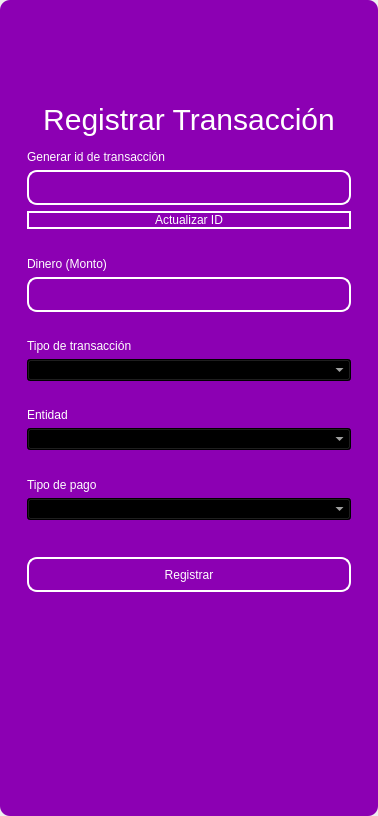
<?xml version="1.0" encoding="UTF-8"?>
<ui version="4.0">
 <class>MainWindow</class>
 <widget class="QMainWindow" name="MainWindow">
  <property name="geometry">
   <rect>
    <x>0</x>
    <y>0</y>
    <width>378</width>
    <height>816</height>
   </rect>
  </property>
  <property name="windowTitle">
   <string>MainWindow</string>
  </property>
  <property name="styleSheet">
   <string notr="true"/>
  </property>
  <widget class="QWidget" name="centralwidget">
   <property name="styleSheet">
    <string notr="true"/>
   </property>
   <layout class="QVBoxLayout" name="verticalLayout">
    <property name="spacing">
     <number>0</number>
    </property>
    <property name="leftMargin">
     <number>0</number>
    </property>
    <property name="topMargin">
     <number>0</number>
    </property>
    <property name="rightMargin">
     <number>0</number>
    </property>
    <property name="bottomMargin">
     <number>0</number>
    </property>
    <item>
     <widget class="QFrame" name="frame">
      <property name="enabled">
       <bool>true</bool>
      </property>
      <property name="styleSheet">
       <string notr="true">QFrame {
	border-radius:10px;
	background-color: rgb(140, 0, 179);
 }
</string>
      </property>
      <property name="frameShape">
       <enum>QFrame::StyledPanel</enum>
      </property>
      <property name="frameShadow">
       <enum>QFrame::Raised</enum>
      </property>
      <layout class="QVBoxLayout" name="verticalLayout_2">
       <item>
        <widget class="QFrame" name="frame_superior">
         <property name="minimumSize">
          <size>
           <width>0</width>
           <height>40</height>
          </size>
         </property>
         <property name="maximumSize">
          <size>
           <width>16777215</width>
           <height>40</height>
          </size>
         </property>
         <property name="styleSheet">
          <string notr="true">QPushButton{
border-radius:18px;
}

QPushButton:hover{
	background-color: rgb(0, 0, 0);
}
</string>
         </property>
         <property name="frameShape">
          <enum>QFrame::StyledPanel</enum>
         </property>
         <property name="frameShadow">
          <enum>QFrame::Raised</enum>
         </property>
         <layout class="QHBoxLayout" name="horizontalLayout_3">
          <property name="spacing">
           <number>4</number>
          </property>
          <property name="leftMargin">
           <number>0</number>
          </property>
          <property name="topMargin">
           <number>0</number>
          </property>
          <property name="rightMargin">
           <number>0</number>
          </property>
          <property name="bottomMargin">
           <number>0</number>
          </property>
          <item>
           <widget class="QPushButton" name="btn_icon">
            <property name="text">
             <string/>
            </property>
            <property name="iconSize">
             <size>
              <width>40</width>
              <height>40</height>
             </size>
            </property>
           </widget>
          </item>
          <item>
           <spacer name="horizontalSpacer_2">
            <property name="orientation">
             <enum>Qt::Horizontal</enum>
            </property>
            <property name="sizeHint" stdset="0">
             <size>
              <width>443</width>
              <height>20</height>
             </size>
            </property>
           </spacer>
          </item>
          <item>
           <widget class="QPushButton" name="bt_minimizar">
            <property name="minimumSize">
             <size>
              <width>38</width>
              <height>38</height>
             </size>
            </property>
            <property name="maximumSize">
             <size>
              <width>38</width>
              <height>38</height>
             </size>
            </property>
            <property name="cursor">
             <cursorShape>PointingHandCursor</cursorShape>
            </property>
            <property name="text">
             <string/>
            </property>
            <property name="icon">
             <iconset>
              <normaloff>image/minus.svg</normaloff>image/minus.svg</iconset>
            </property>
            <property name="iconSize">
             <size>
              <width>38</width>
              <height>38</height>
             </size>
            </property>
           </widget>
          </item>
          <item>
           <widget class="QPushButton" name="bt_maximizar">
            <property name="minimumSize">
             <size>
              <width>38</width>
              <height>38</height>
             </size>
            </property>
            <property name="maximumSize">
             <size>
              <width>38</width>
              <height>38</height>
             </size>
            </property>
            <property name="cursor">
             <cursorShape>PointingHandCursor</cursorShape>
            </property>
            <property name="text">
             <string/>
            </property>
            <property name="icon">
             <iconset>
              <normaloff>image/chevron-up.svg</normaloff>image/chevron-up.svg</iconset>
            </property>
            <property name="iconSize">
             <size>
              <width>38</width>
              <height>38</height>
             </size>
            </property>
           </widget>
          </item>
          <item>
           <widget class="QPushButton" name="bt_restaurar">
            <property name="minimumSize">
             <size>
              <width>38</width>
              <height>38</height>
             </size>
            </property>
            <property name="maximumSize">
             <size>
              <width>38</width>
              <height>38</height>
             </size>
            </property>
            <property name="cursor">
             <cursorShape>PointingHandCursor</cursorShape>
            </property>
            <property name="text">
             <string/>
            </property>
            <property name="icon">
             <iconset>
              <normaloff>image/chevron-down.svg</normaloff>image/chevron-down.svg</iconset>
            </property>
            <property name="iconSize">
             <size>
              <width>38</width>
              <height>38</height>
             </size>
            </property>
           </widget>
          </item>
          <item>
           <widget class="QPushButton" name="bt_cerrar">
            <property name="minimumSize">
             <size>
              <width>38</width>
              <height>38</height>
             </size>
            </property>
            <property name="maximumSize">
             <size>
              <width>38</width>
              <height>38</height>
             </size>
            </property>
            <property name="cursor">
             <cursorShape>PointingHandCursor</cursorShape>
            </property>
            <property name="text">
             <string/>
            </property>
            <property name="icon">
             <iconset>
              <normaloff>image/x.svg</normaloff>image/x.svg</iconset>
            </property>
            <property name="iconSize">
             <size>
              <width>38</width>
              <height>38</height>
             </size>
            </property>
           </widget>
          </item>
         </layout>
        </widget>
       </item>
       <item>
        <widget class="QFrame" name="frame_3">
         <property name="styleSheet">
          <string notr="true">QLabel {
	color: rgb(255, 255, 254);
	font: 12pt &quot;Arial&quot;;
	background-color: rgba(0, 0, 0,0);
}

QTextEdit{
background-color: rgba(0, 0, 0,0);
border-radius:10px; 
font: 12pt &quot;Arial&quot;;
color: rgb(255, 255, 254);
border: 2px solid  rgb(255, 255, 255);

}

QTextEdit:hover{
background-color: rgba(0, 0, 0,0);
border-radius:10px; 
font: 12pt &quot;Arial&quot;;
border: 2px solid  rgb(120, 0, 171);
}

QTextEdit:focus{
background-color: rgb(0, 0, 0);
border-radius:10px; 
font: 12pt &quot;Arial&quot;;
border: 2px solid rgb(120, 0, 171);
}

QLineEdit{
background-color: rgba(0, 0, 0,0);
border-radius:10px; 
font: 12pt &quot;Arial&quot;;
color: rgb(255, 255, 254);
border: 2px solid  rgb(255, 255, 255);

}

QLineEdit:hover{
background-color: rgba(0, 0, 0,0);
border-radius:10px; 
font: 12pt &quot;Arial&quot;;
border: 2px solid  rgb(120, 0, 171);
}

QLineEdit:focus{
background-color: rgb(0, 0, 0);
border-radius:10px; 
font: 12pt &quot;Arial&quot;;
border: 2px solid rgb(120, 0, 171);
}

QCheckBox{
	font: 12pt &quot;Arial&quot;;
	color: rgb(255, 255, 255);
}

QCheckBox::indicator {
    width: 18px;
    height:18px;
}

QCheckBox::indicator:unchecked {
   background-image: url(image/square.svg);
}

QCheckBox::indicator:checked {
   background-image: url(image/check-square.svg);
}

QPushButton{
border-radius:10px; 
font: 12pt &quot;Arial&quot;;
color: rgb(255, 255, 254);
border: 2px solid #ffffff;
}

QPushButton:hover{
border-radius:10px; 
font: 12pt &quot;Arial&quot;;
color: rgb(255, 255, 255);
border: 2px solid rgb(120, 0, 171);
	background-color: rgb(120, 0, 171);
}
</string>
         </property>
         <property name="frameShape">
          <enum>QFrame::StyledPanel</enum>
         </property>
         <property name="frameShadow">
          <enum>QFrame::Raised</enum>
         </property>
         <layout class="QHBoxLayout" name="horizontalLayout_4">
          <item>
           <layout class="QVBoxLayout" name="verticalLayout_4" stretch="0,0,0">
            <property name="spacing">
             <number>66</number>
            </property>
            <property name="sizeConstraint">
             <enum>QLayout::SetDefaultConstraint</enum>
            </property>
            <property name="leftMargin">
             <number>0</number>
            </property>
            <item>
             <widget class="QFrame" name="frame_4">
              <property name="sizePolicy">
               <sizepolicy hsizetype="Fixed" vsizetype="Fixed">
                <horstretch>1</horstretch>
                <verstretch>0</verstretch>
               </sizepolicy>
              </property>
              <property name="maximumSize">
               <size>
                <width>750</width>
                <height>600</height>
               </size>
              </property>
              <property name="layoutDirection">
               <enum>Qt::LeftToRight</enum>
              </property>
              <property name="autoFillBackground">
               <bool>false</bool>
              </property>
              <property name="styleSheet">
               <string notr="true">QLabel {
	color: rgb(255, 255, 254);
	font: 12pt &quot;Arial&quot;;
	background-color: rgba(0, 0, 0,0);
}


QLineEdit{
background-color: rgba(0, 0, 0,0);
border-radius:10px; 
font: 12pt &quot;Arial&quot;;
color: rgb(255, 255, 254);
border: 2px solid  rgb(255, 255, 255);

}

QLineEdit:hover{
background-color: rgba(0, 0, 0,0);
border-radius:10px; 
font: 12pt &quot;Arial&quot;;
border: 2px solid  rgb(120, 0, 171);
}

QLineEdit:focus{
background-color: rgb(0, 0, 0);
border-radius:10px; 
font: 12pt &quot;Arial&quot;;
border: 2px solid rgb(120, 0, 171);
}

QCheckBox{
	font: 12pt &quot;Arial&quot;;
	color: rgb(255, 255, 255);
}

QCheckBox::indicator {
    width: 18px;
    height:18px;
}

QCheckBox::indicator:unchecked {
   background-image: url(image/square.svg);
}

QCheckBox::indicator:checked {
   background-image: url(image/check-square.svg);
}

QPushButton{
border-radius:10px; 
font: 12pt &quot;Arial&quot;;
color: rgb(255, 255, 254);
border: 2px solid #ffffff;
}

QPushButton:hover{
border-radius:10px; 
font: 12pt &quot;Arial&quot;;
color: rgb(255, 255, 255);
border: 2px solid rgb(120, 0, 171);
	background-color: rgb(120, 0, 171);
}
</string>
              </property>
              <property name="frameShape">
               <enum>QFrame::StyledPanel</enum>
              </property>
              <property name="frameShadow">
               <enum>QFrame::Raised</enum>
              </property>
              <layout class="QVBoxLayout" name="verticalLayout_3">
               <property name="sizeConstraint">
                <enum>QLayout::SetDefaultConstraint</enum>
               </property>
               <property name="leftMargin">
                <number>9</number>
               </property>
               <property name="topMargin">
                <number>9</number>
               </property>
               <item>
                <spacer name="verticalSpacer_3">
                 <property name="orientation">
                  <enum>Qt::Vertical</enum>
                 </property>
                 <property name="sizeHint" stdset="0">
                  <size>
                   <width>20</width>
                   <height>40</height>
                  </size>
                 </property>
                </spacer>
               </item>
               <item>
                <widget class="QLabel" name="label_3">
                 <property name="minimumSize">
                  <size>
                   <width>100</width>
                   <height>50</height>
                  </size>
                 </property>
                 <property name="styleSheet">
                  <string notr="true">font-size: 30px</string>
                 </property>
                 <property name="text">
                  <string>Registrar Transacción</string>
                 </property>
                 <property name="alignment">
                  <set>Qt::AlignCenter</set>
                 </property>
                </widget>
               </item>
               <item>
                <widget class="QLabel" name="label_4">
                 <property name="text">
                  <string>Generar id de transacción</string>
                 </property>
                </widget>
               </item>
               <item>
                <widget class="QLineEdit" name="idtxt">
                 <property name="enabled">
                  <bool>false</bool>
                 </property>
                 <property name="minimumSize">
                  <size>
                   <width>0</width>
                   <height>35</height>
                  </size>
                 </property>
                 <property name="text">
                  <string/>
                 </property>
                </widget>
               </item>
               <item>
                <widget class="QPushButton" name="btn_generate">
                 <property name="cursor">
                  <cursorShape>PointingHandCursor</cursorShape>
                 </property>
                 <property name="text">
                  <string>Actualizar ID</string>
                 </property>
                </widget>
               </item>
               <item>
                <spacer name="verticalSpacer_4">
                 <property name="orientation">
                  <enum>Qt::Vertical</enum>
                 </property>
                 <property name="sizeHint" stdset="0">
                  <size>
                   <width>20</width>
                   <height>40</height>
                  </size>
                 </property>
                </spacer>
               </item>
               <item>
                <widget class="QLabel" name="label_5">
                 <property name="text">
                  <string>Dinero (Monto)</string>
                 </property>
                </widget>
               </item>
               <item>
                <widget class="QLineEdit" name="amounttxt">
                 <property name="minimumSize">
                  <size>
                   <width>0</width>
                   <height>35</height>
                  </size>
                 </property>
                 <property name="maximumSize">
                  <size>
                   <width>16777215</width>
                   <height>16777215</height>
                  </size>
                 </property>
                 <property name="echoMode">
                  <enum>QLineEdit::Normal</enum>
                 </property>
                </widget>
               </item>
               <item>
                <spacer name="verticalSpacer_5">
                 <property name="orientation">
                  <enum>Qt::Vertical</enum>
                 </property>
                 <property name="sizeHint" stdset="0">
                  <size>
                   <width>20</width>
                   <height>40</height>
                  </size>
                 </property>
                </spacer>
               </item>
               <item>
                <widget class="QLabel" name="label">
                 <property name="text">
                  <string>Tipo de transacción</string>
                 </property>
                </widget>
               </item>
               <item>
                <widget class="QComboBox" name="type_trans_combobox">
                 <property name="cursor">
                  <cursorShape>PointingHandCursor</cursorShape>
                 </property>
                 <property name="styleSheet">
                  <string notr="true">background-color: rgb(0, 0, 0);
color: rgb(255, 255, 255);</string>
                 </property>
                </widget>
               </item>
               <item>
                <spacer name="verticalSpacer_10">
                 <property name="orientation">
                  <enum>Qt::Vertical</enum>
                 </property>
                 <property name="sizeHint" stdset="0">
                  <size>
                   <width>20</width>
                   <height>40</height>
                  </size>
                 </property>
                </spacer>
               </item>
               <item>
                <widget class="QLabel" name="label_2">
                 <property name="text">
                  <string>Entidad </string>
                 </property>
                </widget>
               </item>
               <item>
                <widget class="QComboBox" name="entity_combobox">
                 <property name="cursor">
                  <cursorShape>PointingHandCursor</cursorShape>
                 </property>
                 <property name="styleSheet">
                  <string notr="true">background-color: rgb(0, 0, 0);
color: rgb(255, 255, 255);</string>
                 </property>
                </widget>
               </item>
               <item>
                <spacer name="verticalSpacer_6">
                 <property name="orientation">
                  <enum>Qt::Vertical</enum>
                 </property>
                 <property name="sizeHint" stdset="0">
                  <size>
                   <width>20</width>
                   <height>40</height>
                  </size>
                 </property>
                </spacer>
               </item>
               <item>
                <widget class="QLabel" name="label_7">
                 <property name="text">
                  <string>Tipo de pago</string>
                 </property>
                </widget>
               </item>
               <item>
                <widget class="QComboBox" name="type_pay_combobox">
                 <property name="cursor">
                  <cursorShape>PointingHandCursor</cursorShape>
                 </property>
                 <property name="styleSheet">
                  <string notr="true">background-color: rgb(0, 0, 0);
color: rgb(255, 255, 255);</string>
                 </property>
                </widget>
               </item>
               <item>
                <spacer name="verticalSpacer_9">
                 <property name="orientation">
                  <enum>Qt::Vertical</enum>
                 </property>
                 <property name="sizeHint" stdset="0">
                  <size>
                   <width>20</width>
                   <height>50</height>
                  </size>
                 </property>
                </spacer>
               </item>
               <item>
                <widget class="QPushButton" name="btn_add">
                 <property name="minimumSize">
                  <size>
                   <width>0</width>
                   <height>35</height>
                  </size>
                 </property>
                 <property name="cursor">
                  <cursorShape>PointingHandCursor</cursorShape>
                 </property>
                 <property name="text">
                  <string>Registrar</string>
                 </property>
                </widget>
               </item>
               <item>
                <spacer name="verticalSpacer_7">
                 <property name="orientation">
                  <enum>Qt::Vertical</enum>
                 </property>
                 <property name="sizeHint" stdset="0">
                  <size>
                   <width>20</width>
                   <height>40</height>
                  </size>
                 </property>
                </spacer>
               </item>
               <item>
                <layout class="QHBoxLayout" name="horizontalLayout_2"/>
               </item>
               <item>
                <spacer name="verticalSpacer_8">
                 <property name="orientation">
                  <enum>Qt::Vertical</enum>
                 </property>
                 <property name="sizeHint" stdset="0">
                  <size>
                   <width>20</width>
                   <height>40</height>
                  </size>
                 </property>
                </spacer>
               </item>
               <item>
                <layout class="QHBoxLayout" name="horizontalLayout">
                 <item>
                  <spacer name="horizontalSpacer">
                   <property name="orientation">
                    <enum>Qt::Horizontal</enum>
                   </property>
                   <property name="sizeHint" stdset="0">
                    <size>
                     <width>40</width>
                     <height>20</height>
                    </size>
                   </property>
                  </spacer>
                 </item>
                </layout>
               </item>
              </layout>
             </widget>
            </item>
            <item>
             <spacer name="verticalSpacer">
              <property name="orientation">
               <enum>Qt::Vertical</enum>
              </property>
              <property name="sizeHint" stdset="0">
               <size>
                <width>28</width>
                <height>28</height>
               </size>
              </property>
             </spacer>
            </item>
            <item>
             <spacer name="verticalSpacer_2">
              <property name="orientation">
               <enum>Qt::Vertical</enum>
              </property>
              <property name="sizeHint" stdset="0">
               <size>
                <width>20</width>
                <height>40</height>
               </size>
              </property>
             </spacer>
            </item>
           </layout>
          </item>
         </layout>
        </widget>
       </item>
      </layout>
     </widget>
    </item>
   </layout>
  </widget>
 </widget>
 <resources/>
 <connections/>
</ui>
